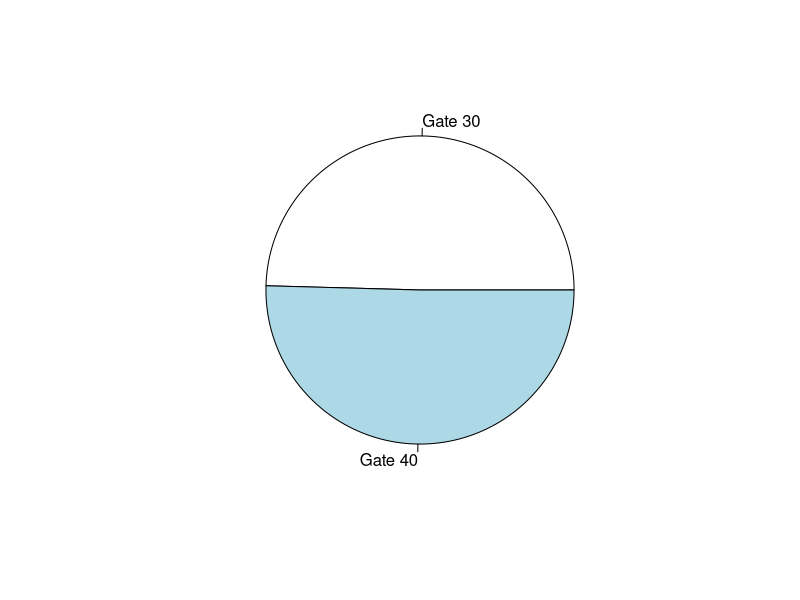
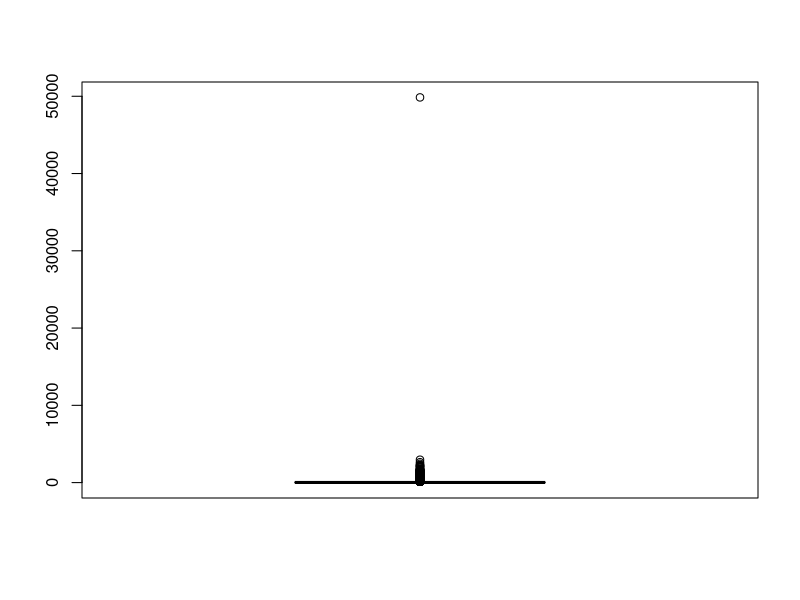
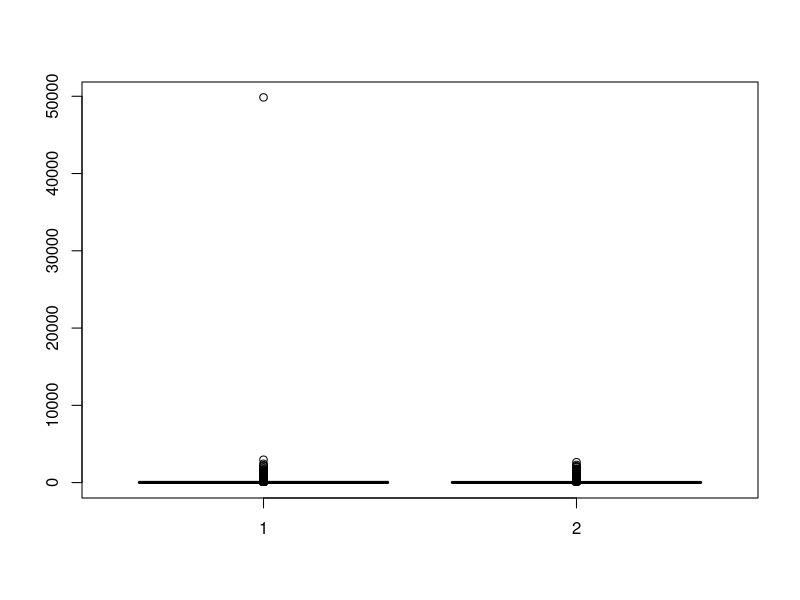
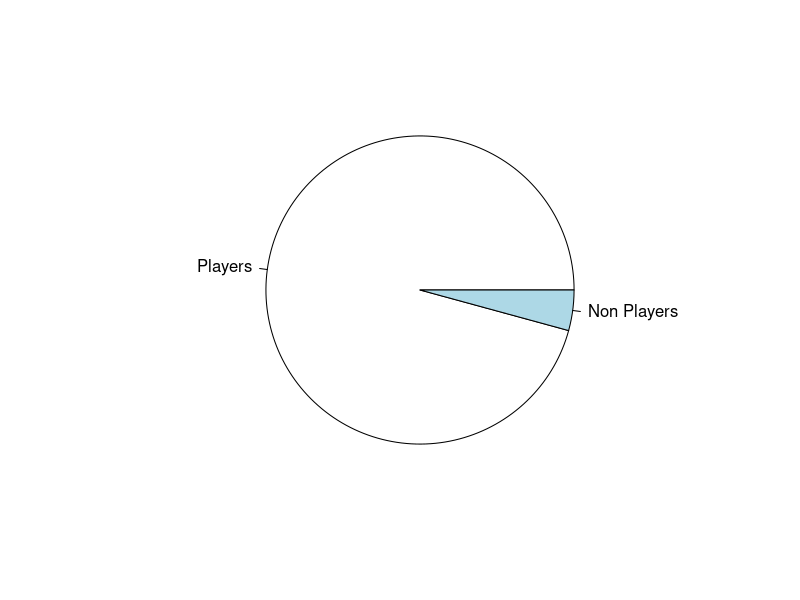
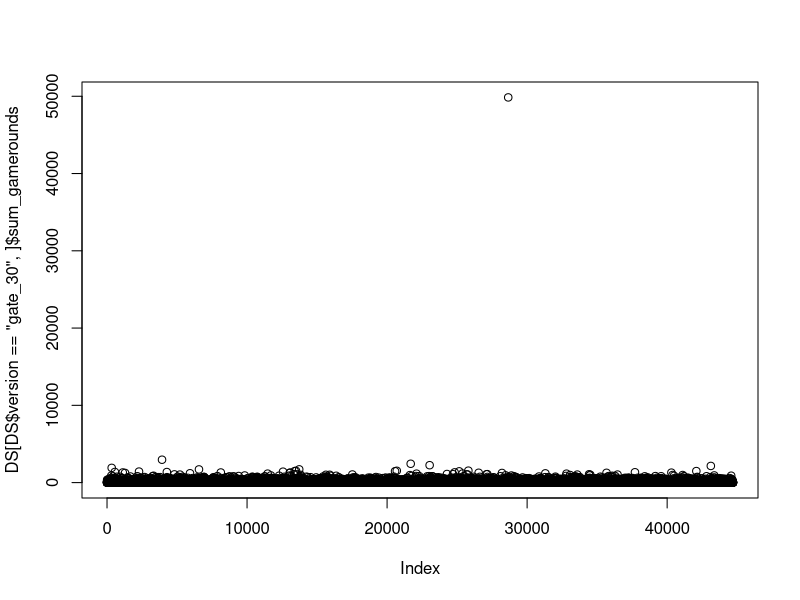
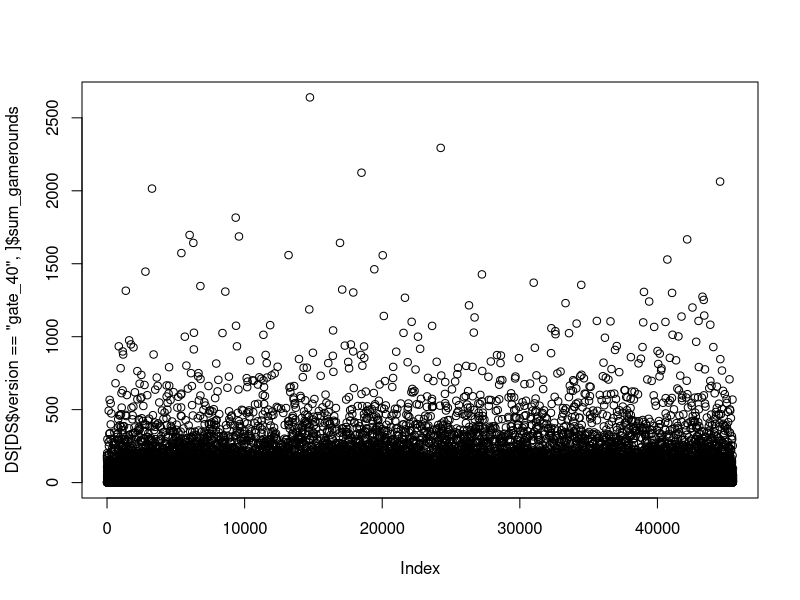

R code for these plots, in order:
## ---- chunk 1
knitr::opts_chunk$set(echo = TRUE)
#Importar les llibreries
library(dplyr)
## ---- chunk 2
# Load datasets
DS <- read.csv("cookie_cats_ABtest.csv")
nrow(DS)
ncol(DS)
summary(DS)

## ---- chunk 3
# Load datasets
PR <- read.csv("cookie_cats_purch.csv")
nrow(PR)
ncol(PR)
summary(PR)


## ---- chunk 4
unique(DS$version)
unique(DS$sum_gamerounds)
unique(DS$retention_1) #Doing this we can search inconsistencies, like there are FALSE " false" and TRUE " true " variables when it should only be FALSE and TRUE

DS$retention_1[DS$retention_1 == "false "] = FALSE #Changing that "false " into FALSE so we have only one FALSE value
DS$retention_1[DS$retention_1 == "  true "] = TRUE #Changing that " true " into TRUE so we have only one TRUE value

unique(DS$retention_1) #to check if we change the values correctly.
DS$retention_1 = as.logical(DS$retention_1) #now our values in retention_1 are logical values. Before doing that they where strings.
unique(DS$retention_1) #to check if we change the values correctly again.
unique(DS$retention_7) 



## ---- chunk 5
#Check the data set for inconsistencies on the values
unique(PR$id)
unique(PR$purch)

#Change all negatives values to positives values
PR$purch <- gsub("-", "", PR$purch)

#Remove all NA values in the dataset
PR <- na.omit(PR)

#Check again to be sure there are no more inconsistencies
unique(PR$id)
unique(PR$purch)

## ---- chunk 6
totalUserAmmount <- length(DS$userid)
totalUserAmmount
## ---- chunk 7
#Check the ammount of users for each group of the A/B test
g30_UserAmmount <- length(DS$userid[DS$version == "gate_30"])
g40_UserAmmount <- length(DS$userid[DS$version == "gate_40"])

#Verify that the sum of the ammount of users per group is equal to the totalilty of users
g30_UserAmmount + g40_UserAmmount == totalUserAmmount

g30_Percentile <- (g30_UserAmmount / totalUserAmmount) * 100
g30_Percentile

g40_Percentile <- (g40_UserAmmount / totalUserAmmount) * 100
g40_Percentile

#There's a slightly higher ammount of users in gate40 than in gate30, precisely an 0.87% more
(g40_Percentile - g30_Percentile) 

#We draw a pie chart to see that difference more clearly
pie(c(g30_UserAmmount, g40_UserAmmount),  c("Gate 30", "Gate 40"))


## ---- chunk 8
boxplot(DS$sum_gamerounds)

## ---- chunk 9
boxplot(DS$sum_gamerounds[DS$version == "gate_30"], DS$sum_gamerounds[DS$version == "gate_40"])

## ---- chunk 10
# ---------- RETENTION 1 ----------
#Percentage of users with version gate_30 that are still active the day after installation (among all players with gate_30)
g30Ret1 = length(DS$version[DS$version == "gate_30" & DS$retention_1 == TRUE])
g30Ret1Percentage = (g30Ret1/ g30_UserAmmount) * 100
g30Ret1Percentage

#Percentage of users with version gate_40 that are still active the day after installation (among all players with gate_40)
g40Ret1 = length(DS$version[DS$version == "gate_40" & DS$retention_1 == TRUE])
g40Ret1Percentage = (g40Ret1/ g40_UserAmmount) * 100
g40Ret1Percentage

#There's a slighlty higher retention_1 of users in gate_30 than in gate_40
(g30Ret1Percentage - g40Ret1Percentage)

## ---- chunk 11
# ---------- RETENTION 7 ----------
#Percentage of users with version gate_30 that are still active after one week of installation (among all players with gate_30)
g30Ret7 = length(DS$version[DS$version == "gate_30" & DS$retention_7 == TRUE])
g30Ret7Percentage = (g30Ret7/ g30_UserAmmount) * 100
g30Ret7Percentage

#Percentage of users with version gate_40 that are still active after one week of installation (among all players with gate_40)
g40Ret7 = length(DS$version[DS$version == "gate_40" & DS$retention_7 == TRUE])
g40Ret7Percentage = (g40Ret7/ g40_UserAmmount) * 100
g40Ret7Percentage

#There's a slighlty higher retention_1 of users in gate_30 than in gate_40
(g30Ret7Percentage - g40Ret7Percentage)

## ---- chunk 12
#To know if there are nonplayers, we have to look sum_gamerounds. If they've played  0 rounds, it means they didn't play the game.
#Searching for non players (sum_gamerounds = 0)
nonPlayersAmmount = length(DS$sum_gamerounds[DS$sum_gamerounds == 0])
nonPlayersAmmount

#NonPlayers in percentage
nonPlayersPercentage = (nonPlayersAmmount / totalUserAmmount) * 100
nonPlayersPercentage

#Piechart
names = c("Players", "Non Players")
variables = c(totalUserAmmount, nonPlayersAmmount)

pie(variables, names)
## ---- chunk 13
#ARPU - Average Revenue Per User 
#Fixing purch to sum up all the purchases. To do that, we split our string purch to use only the numbers and get rid of EUR.
purchFixed = strsplit(PR$purch, split = "EUR")
newPurchFixed = as.vector(unlist(purchFixed))
newPurchFixed = as.numeric(newPurchFixed)

allPurch = sum(newPurchFixed)

#Now we compute our ARPU
arpu = allPurch / totalUserAmmount
arpu

#ARRPU - Average Revenue Per Paying User
#computing the number of players who pay
payingUsers = length(unique(PR$id))
arrpu = allPurch / payingUsers
arrpu

#Conversion Rate
conversionRate = payingUsers/totalUserAmmount
conversionRate

conversionRate * 100
## ---- chunk 14

## ---- chunk 15
plot(DS[DS$version == "gate_30",]$sum_gamerounds)
plot(DS[DS$version == "gate_40",]$sum_gamerounds)

## ---- chunk 16
#Confidence level = 95%

#Significance level = 0.05

#mean
meanGameroundsGate30 = mean(DS$sum_gamerounds[DS$version == "gate_30"])
meanGameroundsGate40 = mean(DS$sum_gamerounds[DS$version == "gate_40"])

#sd
sdGate30 = sd(DS$sum_gamerounds[DS$version == "gate_30"])
sdGate40 = sd(DS$sum_gamerounds[DS$version == "gate_40"])

#number of samples
n1 = length(DS$sum_gamerounds[DS$version == "gate_30"])
n2 = length(DS$sum_gamerounds[DS$version == "gate_40"])

#Observed statistic
diffmeans = (meanGameroundsGate40 - meanGameroundsGate30)
squareRoot = sqrt((sdGate30)^2/n1 + (sdGate40)^2/n2)
obsStat =  diffmeans/squareRoot 
obsStat

#degree of freedom (df)
p1 = ((sdGate30)^2/n1 + (sdGate40)^2/n2)^2
p2.1 = (((sdGate30)^2/n1)^2) / (n1 - 1)
p2.2 = (((sdGate40)^2/n2)^2) / (n2 - 1) 

df = p1 / (p2.1 + p2.2)
df

#pvalue
pvalue = pt(obsStat, df, lower.tail = FALSE)
pvalue

#critical value (z)
z = qt(0.05, df, lower.tail = FALSE)
z

## ---- chunk 17
obsStat > z
